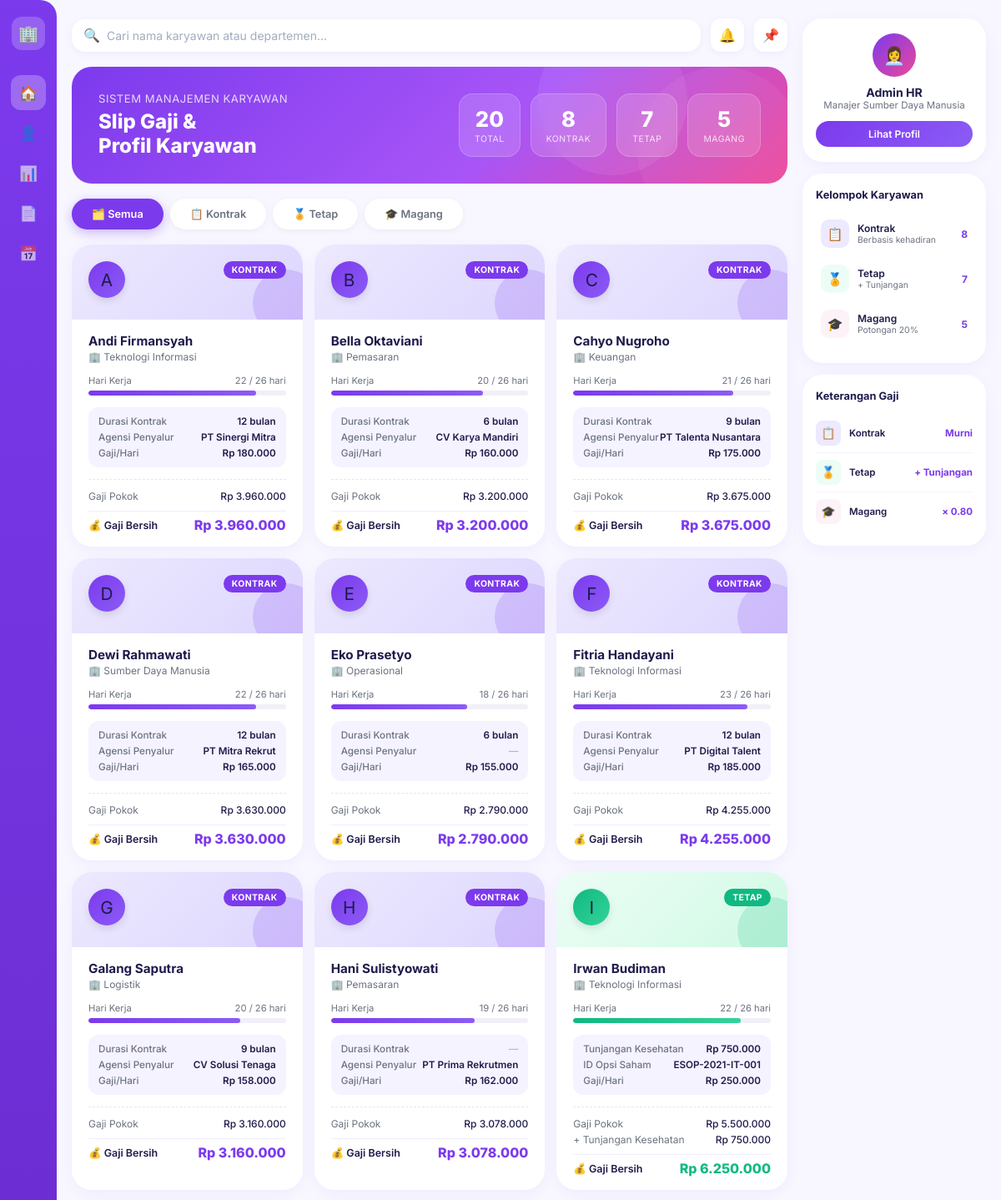
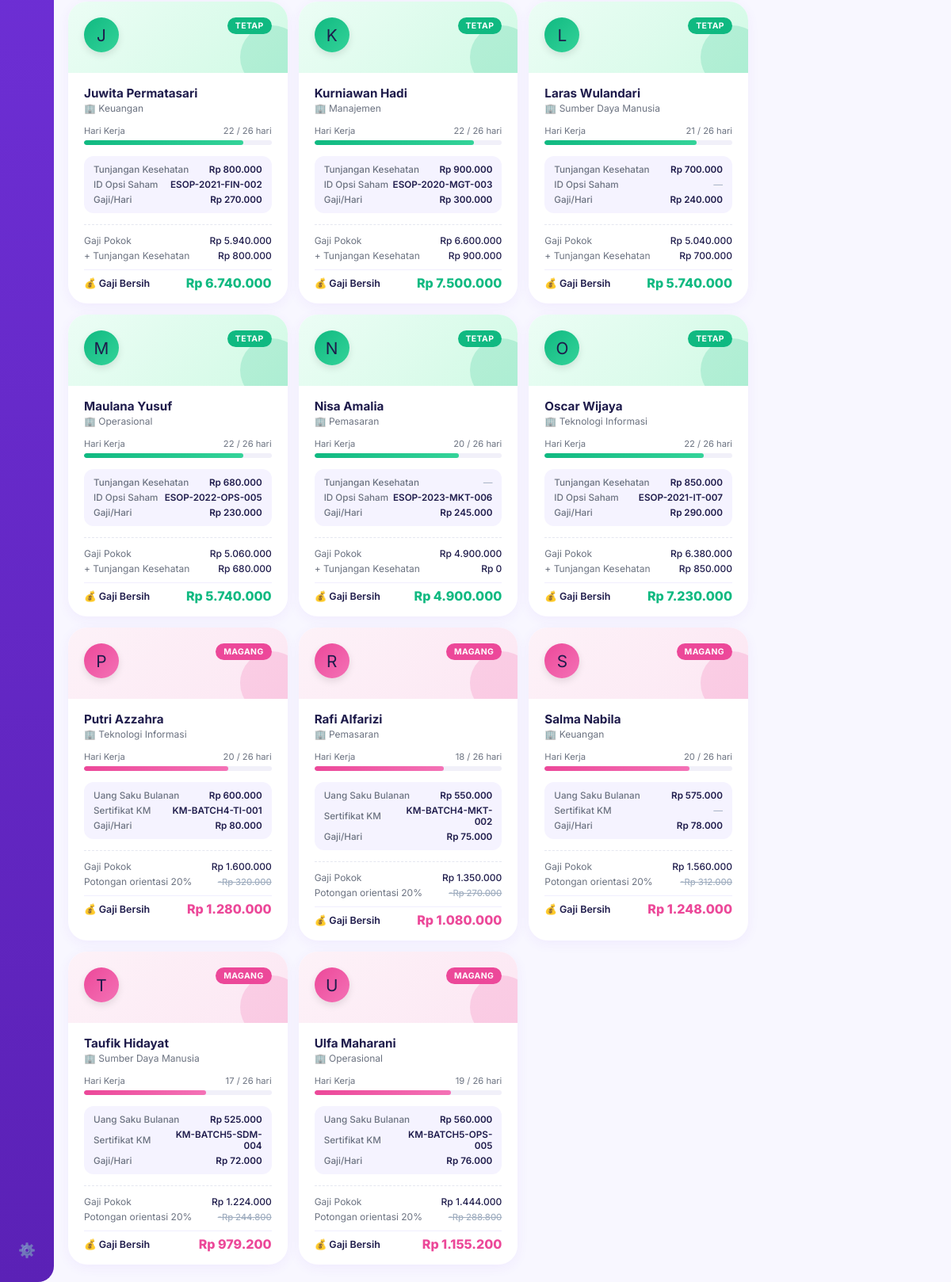
The page / on the database its author committed (2 pictures, top to bottom).
### tables this page shows
CREATE TABLE `tabel_karyawan` (
  `id_karyawan` int NOT NULL,
  `nama_karyawan` varchar(100) NOT NULL,
  `departemen` varchar(100) NOT NULL,
  `hari_kerja_masuk` int NOT NULL,
  `gaji_dasar_per_hari` int NOT NULL,
  `jenis_karyawan` enum('Kontrak','Tetap','Magang') NOT NULL,
  `durasi_kontrak_bulan` int DEFAULT NULL,
  `agensi_penyalur` varchar(100) DEFAULT NULL,
  `tunjangan_kesehatan` int DEFAULT NULL,
  `opsi_saham_id` varchar(50) DEFAULT NULL,
  `uang_saku_bulanan` int DEFAULT NULL,
  `sertifikat_kampus_merdeka` varchar(100) DEFAULT NULL
);

### koneksi.php (called while the page is built, shortened)
<?php
class Database {
    public function __construct() {
        $host     = 'localhost';
        $user     = 'root';
        $password = '';
        $dbname   = 'db_uas_pbo_SalsabilahAzahrah';
        $this->conn = new mysqli($host, $user, $password, $dbname);
    }
}

### karyawanKontrak.php (called while the page is built, shortened)
<?php
require_once __DIR__ . '/Karyawan.php';
class KaryawanKontrak extends Karyawan {
    protected $durasiKontrakBulan;
    protected $agensiPenyalur;
    public function __construct($id_karyawan, $nama_karyawan, $departemen, $hariKerjaMasuk, $gajiDasarPerHari, $durasiKontrakBulan, $agensiPenyalur) {
        $this->durasiKontrakBulan = $durasiKontrakBulan;
        $this->agensiPenyalur     = $agensiPenyalur;
    }
    public function getDaftarKontrak() {
        $query  = "SELECT * FROM tabel_karyawan WHERE jenis_karyawan = 'Kontrak'";
        $result = $this->conn->query($query);
        return $result;
    }
    public function hitungGajiBersih() {
        return $this->hariKerjaMasuk * $this->gajiDasarPerHari;
    }
    public function tampilkanProfilKaryawan() {
        return [
            'jenis'                => 'Kontrak',
            'durasi_kontrak_bulan' => $this->durasiKontrakBulan ?? '-',
            'agensi_penyalur'      => $this->agensiPenyalur     ?? '-',
        ];
    }
}

### karyawanTetap.php (called while the page is built, shortened)
<?php
require_once __DIR__ . '/Karyawan.php';
class KaryawanTetap extends Karyawan {
    protected $tunjanganKesehatan;
    protected $opsiSahamId;
    public function __construct($id_karyawan, $nama_karyawan, $departemen, $hariKerjaMasuk, $gajiDasarPerHari, $tunjanganKesehatan, $opsiSahamId) {
        $this->tunjanganKesehatan = $tunjanganKesehatan;
        $this->opsiSahamId        = $opsiSahamId;
    }
    public function getDaftarTetap() {
        $query  = "SELECT * FROM tabel_karyawan WHERE jenis_karyawan = 'Tetap'";
        $result = $this->conn->query($query);
        return $result;
    }
    public function hitungGajiBersih() {
        return ($this->hariKerjaMasuk * $this->gajiDasarPerHari) + ($this->tunjanganKesehatan ?? 0);
    }
    public function tampilkanProfilKaryawan() {
        return [
            'jenis'               => 'Tetap',
            'tunjangan_kesehatan' => $this->tunjanganKesehatan ?? '-',
            'opsi_saham_id'       => $this->opsiSahamId        ?? '-',
        ];
    }
}

### karyawanMagang.php (called while the page is built, shortened)
<?php
require_once __DIR__ . '/Karyawan.php';
class KaryawanMagang extends Karyawan {
    protected $uangSakuBulanan;
    protected $sertifikatKampusMerdeka;
    public function __construct($id_karyawan, $nama_karyawan, $departemen, $hariKerjaMasuk, $gajiDasarPerHari, $uangSakuBulanan, $sertifikatKampusMerdeka) {
        $this->uangSakuBulanan         = $uangSakuBulanan;
        $this->sertifikatKampusMerdeka = $sertifikatKampusMerdeka;
    }
    public function getDaftarMagang() {
        $query  = "SELECT * FROM tabel_karyawan WHERE jenis_karyawan = 'Magang'";
        $result = $this->conn->query($query);
        return $result;
    }
    public function hitungGajiBersih() {
        return ($this->hariKerjaMasuk * $this->gajiDasarPerHari) * 0.80;
    }
    public function tampilkanProfilKaryawan() {
        return [
            'jenis'                     => 'Magang',
            'uang_saku_bulanan'         => $this->uangSakuBulanan         ?? '-',
            'sertifikat_kampus_merdeka' => $this->sertifikatKampusMerdeka ?? '-',
        ];
    }
}

### karyawan.php (called while the page is built, shortened)
<?php
require_once __DIR__ . '/koneksi.php';
abstract class Karyawan extends Database {
    public function __construct($id_karyawan, $nama_karyawan, $departemen, $hariKerjaMasuk, $gajiDasarPerHari) {
        $this->hariKerjaMasuk   = $hariKerjaMasuk;
        $this->gajiDasarPerHari = $gajiDasarPerHari;
    }
}

### index.php (the view, shortened to what this page needs)
<?php
require_once __DIR__ . '/KaryawanKontrak.php';
require_once __DIR__ . '/KaryawanTetap.php';
require_once __DIR__ . '/KaryawanMagang.php';
$objKontrak = new KaryawanKontrak(0,'','',0,0,null,null);
$objTetap   = new KaryawanTetap(0,'','',0,0,null,null);
$objMagang  = new KaryawanMagang(0,'','',0,0,null,null);
$resKontrak = $objKontrak->getDaftarKontrak();
$resTetap   = $objTetap->getDaftarTetap();
$resMagang  = $objMagang->getDaftarMagang();
function rupiahFormat($n) {
    return 'Rp ' . number_format($n, 0, ',', '.');
}
$rows = [];
while ($r = $resKontrak->fetch_assoc()) {
    $obj   = new KaryawanKontrak($r['id_karyawan'],$r['nama_karyawan'],$r['departemen'],$r['hari_kerja_masuk'],$r['gaji_dasar_per_hari'],$r['durasi_kontrak_bulan'],$r['agensi_penyalur']);
    $profil = $obj->tampilkanProfilKaryawan();
    $gajiBersih = $obj->hitungGajiBersih();
    $rows[] = ['jenis'=>'Kontrak','raw'=>$r,'profil'=>$profil,'gaji_bersih'=>$gajiBersih,'gaji_pokok'=>$r['hari_kerja_masuk']*$r['gaji_dasar_per_hari']];
}
while ($r = $resTetap->fetch_assoc()) {
    $obj   = new KaryawanTetap($r['id_karyawan'],$r['nama_karyawan'],$r['departemen'],$r['hari_kerja_masuk'],$r['gaji_dasar_per_hari'],$r['tunjangan_kesehatan'],$r['opsi_saham_id']);
    $profil = $obj->tampilkanProfilKaryawan();
    $gajiBersih = $obj->hitungGajiBersih();
    $rows[] = ['jenis'=>'Tetap','raw'=>$r,'profil'=>$profil,'gaji_bersih'=>$gajiBersih,'gaji_pokok'=>$r['hari_kerja_masuk']*$r['gaji_dasar_per_hari']];
}
while ($r = $resMagang->fetch_assoc()) {
    $obj   = new KaryawanMagang($r['id_karyawan'],$r['nama_karyawan'],$r['departemen'],$r['hari_kerja_masuk'],$r['gaji_dasar_per_hari'],$r['uang_saku_bulanan'],$r['sertifikat_kampus_merdeka']);
    $profil = $obj->tampilkanProfilKaryawan();
    $gajiBersih = $obj->hitungGajiBersih();
    $rows[] = ['jenis'=>'Magang','raw'=>$r,'profil'=>$profil,'gaji_bersih'=>$gajiBersih,'gaji_pokok'=>$r['hari_kerja_masuk']*$r['gaji_dasar_per_hari']];
}
$totalKontrak = $resKontrak->num_rows;
$totalTetap   = $resTetap->num_rows;
$totalMagang  = $resMagang->num_rows;
$totalAll     = $totalKontrak + $totalTetap + $totalMagang;
?>
<!DOCTYPE html>
<html lang="id">
<head>
</head>
<body>
<aside class="sidebar">
    <div class="sidebar-logo">🏢</div>
    <div class="nav-item active">🏠</div>
    <div class="nav-item">👤</div>
    <div class="nav-item">📊</div>
    <div class="nav-item">📄</div>
    <div class="nav-item">📅</div>
    <div class="sidebar-bottom">
        <div class="nav-item">⚙️</div>
    </div>
</aside>
<div class="main">
    <div class="content">
        <div class="topbar">
            <div class="search-wrap">
                <span class="search-icon">🔍</span>
                <input type="text" id="searchInput" placeholder="Cari nama karyawan atau departemen...">
            </div>
            <div class="icon-btn">🔔</div>
            <div class="icon-btn">📌</div>
        </div>
        <div class="hero">
            <div class="hero-text">
                <p>Sistem Manajemen Karyawan</p>
                <h2>Slip Gaji &amp;<br>Profil Karyawan</h2>
            </div>
            <div class="hero-stats">
                <div class="stat-card">
                    <div class="num"><?= $totalAll ?></div>
                    <div class="lbl">TOTAL</div>
                </div>
                <div class="stat-card">
                    <div class="num"><?= $totalKontrak ?></div>
                    <div class="lbl">KONTRAK</div>
                </div>
                <div class="stat-card">
                    <div class="num"><?= $totalTetap ?></div>
                    <div class="lbl">TETAP</div>
                </div>
                <div class="stat-card">
                    <div class="num"><?= $totalMagang ?></div>
                    <div class="lbl">MAGANG</div>
                </div>
            </div>
        </div>
        <div class="tab-row">
            <div class="tab-pill active" onclick="filterTab('semua',this)">🗂️ Semua</div>
            <div class="tab-pill" onclick="filterTab('Kontrak',this)">📋 Kontrak</div>
            <div class="tab-pill" onclick="filterTab('Tetap',this)">🏅 Tetap</div>
            <div class="tab-pill" onclick="filterTab('Magang',this)">🎓 Magang</div>
        </div>
        <div class="card-grid" id="cardGrid">
            <?php foreach ($rows as $d):
                $r       = $d['raw'];
                $profil  = $d['profil'];
                $jenis   = strtolower($d['jenis']);
                $pokok   = $d['gaji_pokok'];
                $bersih  = $d['gaji_bersih'];
                $persen  = min(100, round(($r['hari_kerja_masuk'] / 26) * 100));
                if ($d['jenis'] === 'Kontrak') {
                    $specs = [
                        'Durasi Kontrak' => ($profil['durasi_kontrak_bulan'] !== '-') ? $profil['durasi_kontrak_bulan'].' bulan' : null,
                        'Agensi Penyalur' => $profil['agensi_penyalur'] !== '-' ? $profil['agensi_penyalur'] : null,
                    ];
                    $gajiKet = 'Murni hari kehadiran';
                    $gajiExtra = null;
                } elseif ($d['jenis'] === 'Tetap') {
                    $specs = [
                        'Tunjangan Kesehatan' => ($profil['tunjangan_kesehatan'] !== '-') ? rupiahFormat($profil['tunjangan_kesehatan']) : null,
                        'ID Opsi Saham'       => $profil['opsi_saham_id'] !== '-' ? $profil['opsi_saham_id'] : null,
                    ];
                    $gajiKet   = '+ Tunjangan Kesehatan';
                    $gajiExtra = ($profil['tunjangan_kesehatan'] !== '-') ? rupiahFormat($profil['tunjangan_kesehatan']) : 'Rp 0';
                } else {
                    $specs = [
                        'Uang Saku Bulanan'   => ($profil['uang_saku_bulanan'] !== '-') ? rupiahFormat($profil['uang_saku_bulanan']) : null,
                        'Sertifikat KM'       => $profil['sertifikat_kampus_merdeka'] !== '-' ? $profil['sertifikat_kampus_merdeka'] : null,
                    ];
                    $gajiKet   = 'Potongan orientasi 20%';
                    $gajiExtra = '-'.rupiahFormat($pokok * 0.20);
                }
            ?>
            <div class="slip-card"
                 data-jenis="<?= $d['jenis'] ?>"
                 data-nama="<?= strtolower($r['nama_karyawan']) ?>"
                 data-dept="<?= strtolower($r['departemen']) ?>">
                <div class="card-header header-<?= $jenis ?>">
                    <div class="card-avatar avatar-<?= $jenis ?>">
                        <?php
                        $initials = strtoupper(substr($r['nama_karyawan'], 0, 1));
                        echo $initials;
                        ?>
                    </div>
                    <span class="jenis-badge badge-<?= $jenis ?>"><?= $d['jenis'] ?></span>
                    <div class="header-blob blob-<?= $jenis ?>"></div>
                </div>
                <div class="card-body">
                    <div class="karyawan-nama"><?= htmlspecialchars($r['nama_karyawan']) ?></div>
                    <div class="karyawan-dept">🏢 <?= htmlspecialchars($r['departemen']) ?></div>
                    <div class="progress-wrap">
                        <div class="progress-label">
                            <span>Hari Kerja</span>
                            <span><?= $r['hari_kerja_masuk'] ?> / 26 hari</span>
                        </div>
                        <div class="progress-track">
                            <div class="progress-fill fill-<?= $jenis ?>" style="width:<?= $persen ?>%"></div>
                        </div>
                    </div>
                    <div class="spec-box">
                        <?php foreach ($specs as $key => $val): ?>
                        <div class="spec-row">
                            <span class="spec-key"><?= $key ?></span>
                            <?php if ($val): ?>
                                <span class="spec-val"><?= htmlspecialchars($val) ?></span>
                            <?php else: ?>
                                <span class="spec-null">—</span>
                            <?php endif; ?>
                        </div>
                        <?php endforeach; ?>
                        <div class="spec-row">
                            <span class="spec-key">Gaji/Hari</span>
                            <span class="spec-val"><?= rupiahFormat($r['gaji_dasar_per_hari']) ?></span>
                        </div>
                    </div>
                    <div class="gaji-section">
                        <div class="gaji-row">
                            <span class="gaji-label">Gaji Pokok</span>
                            <span class="gaji-val"><?= rupiahFormat($pokok) ?></span>
                        </div>
                        <?php if ($gajiExtra): ?>
                        <div class="gaji-row">
                            <span class="gaji-label"><?= $gajiKet ?></span>
                            <span class="gaji-val <?= ($d['jenis']==='Magang') ? 'gaji-coret' : '' ?>">
                                <?= $gajiExtra ?>
                            </span>
                        </div>
                        <?php endif; ?>
                        <div class="gaji-bersih-row">
                            <span class="gaji-bersih-label">💰 Gaji Bersih</span>
                            <span class="gaji-bersih-val val-<?= $jenis ?>"><?= rupiahFormat($bersih) ?></span>
                        </div>
                    </div>
                </div>
            </div>
            <?php endforeach; ?>
        </div>
    </div>
    <div class="right-panel">
        <div class="panel-card" style="text-align:center;">
            <div class="profile-avatar">👩‍💼</div>
            <div class="profile-name">Admin HR</div>
            <div class="profile-role">Manajer Sumber Daya Manusia</div>
            <button class="profile-btn">Lihat Profil</button>
        </div>
        <div class="panel-card">
            <div class="panel-title">Kelompok Karyawan</div>
            <div class="sum-row" onclick="filterTab('Kontrak',null)">
                <div class="sum-icon icon-k">📋</div>
                <div class="sum-info">
                    <div class="sum-label">Kontrak</div>
                    <div class="sum-sub">Berbasis kehadiran</div>
                </div>
                <div class="sum-count"><?= $totalKontrak ?></div>
            </div>
            <div class="sum-row" onclick="filterTab('Tetap',null)">
                <div class="sum-icon icon-t">🏅</div>
                <div class="sum-info">
                    <div class="sum-label">Tetap</div>
                    <div class="sum-sub">+ Tunjangan</div>
                </div>
                <div class="sum-count"><?= $totalTetap ?></div>
            </div>
            <div class="sum-row" onclick="filterTab('Magang',null)">
                <div class="sum-icon icon-m">🎓</div>
                <div class="sum-info">
                    <div class="sum-label">Magang</div>
                    <div class="sum-sub">Potongan 20%</div>
                </div>
                <div class="sum-count"><?= $totalMagang ?></div>
            </div>
        </div>
        <div class="panel-card">
            <div class="panel-title">Keterangan Gaji</div>
            <div class="expense-row">
                <div class="exp-icon icon-k">📋</div>
                <div class="exp-label">Kontrak</div>
                <div class="exp-val">Murni</div>
            </div>
            <div class="expense-row">
                <div class="exp-icon icon-t">🏅</div>
                <div class="exp-label">Tetap</div>
                <div class="exp-val">+ Tunjangan</div>
            </div>
            <div class="expense-row">
                <div class="exp-icon icon-m">🎓</div>
                <div class="exp-label">Magang</div>
                <div class="exp-val">× 0.80</div>
            </div>
        </div>
    </div>
</div>
</body>
</html>

### rows shown on the page
tabel_karyawan: nama_karyawan "A", nama_karyawan "Andi Firmansyah", departemen "Teknologi Informasi", hari_kerja_masuk "22", gaji_dasar_per_hari "Rp 180.000"
tabel_karyawan: nama_karyawan "B", nama_karyawan "Bella Oktaviani", departemen "Pemasaran", hari_kerja_masuk "20", gaji_dasar_per_hari "Rp 160.000"
tabel_karyawan: nama_karyawan "C", nama_karyawan "Cahyo Nugroho", departemen "Keuangan", hari_kerja_masuk "21", gaji_dasar_per_hari "Rp 175.000"
tabel_karyawan: nama_karyawan "D", nama_karyawan "Dewi Rahmawati", departemen "Sumber Daya Manusia", hari_kerja_masuk "22", gaji_dasar_per_hari "Rp 165.000"
tabel_karyawan: nama_karyawan "E", nama_karyawan "Eko Prasetyo", departemen "Operasional", hari_kerja_masuk "18", gaji_dasar_per_hari "Rp 155.000"
tabel_karyawan: nama_karyawan "F", nama_karyawan "Fitria Handayani", departemen "Teknologi Informasi", hari_kerja_masuk "23", gaji_dasar_per_hari "Rp 185.000"
tabel_karyawan: nama_karyawan "G", nama_karyawan "Galang Saputra", departemen "Logistik", hari_kerja_masuk "20", gaji_dasar_per_hari "Rp 158.000"
tabel_karyawan: nama_karyawan "H", nama_karyawan "Hani Sulistyowati", departemen "Pemasaran", hari_kerja_masuk "19", key "Agensi Penyalur", agensi_penyalur "PT Prima Rekrutmen", gaji_dasar_per_hari "Rp 162.000"
tabel_karyawan: nama_karyawan "I", nama_karyawan "Irwan Budiman", departemen "Teknologi Informasi", hari_kerja_masuk "22", gaji_dasar_per_hari "Rp 250.000", tunjangan_kesehatan "Rp 750.000"
tabel_karyawan: nama_karyawan "J", nama_karyawan "Juwita Permatasari", departemen "Keuangan", hari_kerja_masuk "22", gaji_dasar_per_hari "Rp 270.000", tunjangan_kesehatan "Rp 800.000"
tabel_karyawan: nama_karyawan "K", nama_karyawan "Kurniawan Hadi", departemen "Manajemen", hari_kerja_masuk "22", gaji_dasar_per_hari "Rp 300.000", tunjangan_kesehatan "Rp 900.000"
tabel_karyawan: nama_karyawan "L", nama_karyawan "Laras Wulandari", departemen "Sumber Daya Manusia", hari_kerja_masuk "21", key "Tunjangan Kesehatan", tunjangan_kesehatan "Rp 700.000", gaji_dasar_per_hari "Rp 240.000"
tabel_karyawan: nama_karyawan "M", nama_karyawan "Maulana Yusuf", departemen "Operasional", hari_kerja_masuk "22", gaji_dasar_per_hari "Rp 230.000", tunjangan_kesehatan "Rp 680.000"
tabel_karyawan: nama_karyawan "N", nama_karyawan "Nisa Amalia", departemen "Pemasaran", hari_kerja_masuk "20", key "ID Opsi Saham", opsi_saham "ESOP-2023-MKT-006", gaji_dasar_per_hari "Rp 245.000"
tabel_karyawan: nama_karyawan "O", nama_karyawan "Oscar Wijaya", departemen "Teknologi Informasi", hari_kerja_masuk "22", gaji_dasar_per_hari "Rp 290.000", tunjangan_kesehatan "Rp 850.000"
tabel_karyawan: nama_karyawan "P", nama_karyawan "Putri Azzahra", departemen "Teknologi Informasi", hari_kerja_masuk "20", gaji_dasar_per_hari "Rp 80.000"
tabel_karyawan: nama_karyawan "R", nama_karyawan "Rafi Alfarizi", departemen "Pemasaran", hari_kerja_masuk "18", gaji_dasar_per_hari "Rp 75.000"
tabel_karyawan: nama_karyawan "S", nama_karyawan "Salma Nabila", departemen "Keuangan", hari_kerja_masuk "20", key "Uang Saku Bulanan", uang_saku_bulanan "Rp 575.000", gaji_dasar_per_hari "Rp 78.000"
tabel_karyawan: nama_karyawan "T", nama_karyawan "Taufik Hidayat", departemen "Sumber Daya Manusia", hari_kerja_masuk "17", gaji_dasar_per_hari "Rp 72.000"
tabel_karyawan: nama_karyawan "U", nama_karyawan "Ulfa Maharani", departemen "Operasional", hari_kerja_masuk "19", gaji_dasar_per_hari "Rp 76.000"

### other values the page prints
$totalAll "20"
$totalKontrak "8"
$totalTetap "7"
$totalMagang "5"
$d['jenis'] "KONTRAK"
$key "Durasi Kontrak"
$val "12 bulan"
$key "Agensi Penyalur"
$val "PT Sinergi Mitra"
rupiahFormat($pokok) "Rp 3.960.000"
rupiahFormat($bersih) "Rp 3.960.000"
$val "6 bulan"
$val "CV Karya Mandiri"
rupiahFormat($pokok) "Rp 3.200.000"
rupiahFormat($bersih) "Rp 3.200.000"
